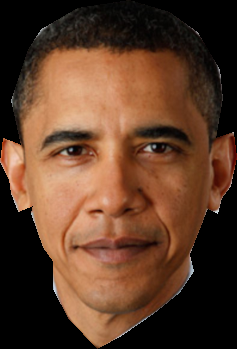
#> input picture Files/Features/InputFace-00/face.png, 237 x 349 px, found by its file name
$ python Generator.py
#> lines starting #> are read from the running program, lines starting #| are printed output that depends on the picture
import numpy as np
import cv2


class Generator:
    def __init__(self):
        self.face_image = np.zeros((500, 500, 3), np.uint8)
        self.face_image[:] = (0, 0, 0)
        self.face_image = self.convert_to_rgba(self.face_image)
#> in convert_to_rgba, `b, g, r = cv2.split(image)`: b: shape (500, 500); every value is 0
#> in convert_to_rgba, `dst = cv2.merge(rgba, 4)`: dst: shape (500, 500, 4); every value is 0

        self.features = {}
        self.model = {'face': {'size': {'x': 280, 'y': 350}, 'x_shift': 0, 'y_shift': 0},
                      'l_ear': {'size': {'x': 45, 'y': 75}, 'x_shift': -120, 'y_shift': 0},
                      'r_ear': {'size': {'x': 45, 'y': 75}, 'x_shift': 120, 'y_shift': 0},
                      'l_eye': {'size': {'x': 50, 'y': 25}, 'x_shift': -50, 'y_shift': -45},
                      'r_eye': {'size': {'x': 50, 'y': 25}, 'x_shift': 50, 'y_shift': -45},
                      'l_eyebrow': {'size': {'x': 55, 'y': 20}, 'x_shift': -50, 'y_shift': -65},
                      'r_eyebrow': {'size': {'x': 55, 'y': 20}, 'x_shift': 50, 'y_shift': -65},
                      'nose': {'size': {'x': 60, 'y': 70}, 'x_shift': 0, 'y_shift': 0},
                      'mouth': {'size': {'x': 90, 'y': 40}, 'x_shift': 0, 'y_shift': 85},
                      'hair': {'size': {'x': 250, 'y': 270}, 'x_shift': 10, 'y_shift': -60}}  #y 130 # x230

    def get_files(self, feature_list):
        for feature in feature_list:
            try:
                feature_img = cv2.imread(feature_list[feature], cv2.IMREAD_UNCHANGED)
#> feature_img is the input picture: shape (349, 237, 4); mean B, G, R, A 40.7, 60.2, 92.7, 174.1
                if feature == 'hair':
                    print("hair")
                    yh, xh, lh = feature_img.shape
                    target_x = xh
                    target_y = yh
                    yf, xf, lf = self.features['face'].shape

                    if self.model['face']['size']['x'] < xh:
                        target_x = self.model['face']['size']['x']+60 # na długie
                        print(self.model['face']['size']['x']," ? ",xh)
                        print("+70")
                    else:
                        target_x = self.model['face']['size']['x'] -30  # na krótkie
                        print(self.model['face']['size']['x'], " ? ", xh)
                    if self.model['face']['size']['y'] < yh:
                        target_y = self.model['face']['size']['y']
                        self.model['hair']['y_shift'] = -50
                    else:
                        target_y = self.model['face']['size']['y']-20
                        self.model['hair']['y_shift'] = -50
                    print(xf, yf)
                    feature_img = cv2.resize(feature_img, (target_x, target_y))
                    self.features[feature] = feature_img
                else:
                    feature_img = cv2.resize(feature_img,
                                             (self.model[feature]['size']['x'], self.model[feature]['size']['y']))
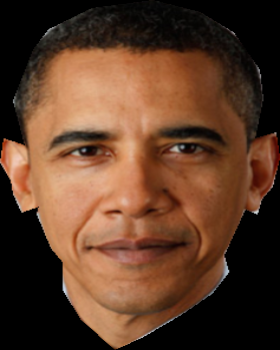
#> feature_img: shape (350, 280, 4); mean B, G, R, A 40.6, 60.1, 92.6, 174.1
                    self.features[feature] = feature_img
            except Exception:
                print("e")
#> pass 2 of the loop in get_files, `for feature in feature_list:`:
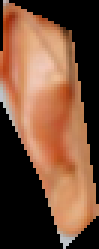
#> input picture Files/Features/InputFace-00/l_ear.png, 33 x 83 px, found by its file name (shown 3 times larger)
#> in get_files, feature_img is the input picture: shape (83, 33, 4); mean B, G, R, A 56.6, 78.9, 117.9, 148.1
#> in get_files, `feature_img = cv2.resize(feature_img, (self.model[feature]['size']['x'..`:
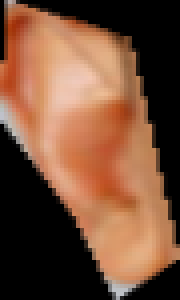
#> feature_img: shape (75, 45, 4) (shown 4 times larger); mean B, G, R, A 56.5, 78.8, 117.8, 148.1
#> pass 3 of the loop in get_files, `for feature in feature_list:`:
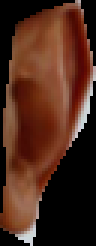
#> input picture Files/Features/InputFace-00/r_ear.png, 32 x 82 px, found by its file name (shown 3 times larger)
#> in get_files, feature_img is the input picture: shape (82, 32, 4); mean B, G, R, A 27.4, 41.2, 76.9, 160.2
#> in get_files, `feature_img = cv2.resize(feature_img, (self.model[feature]['size']['x'..`:
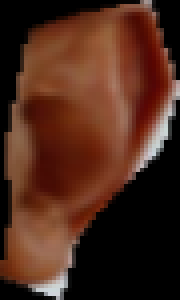
#> feature_img: shape (75, 45, 4) (shown 4 times larger); mean B, G, R, A 27.3, 41.1, 76.8, 160.2
#> the loop made 10 passes; the first 3 are shown

    def insert_feature(self, background, feature_img, x_shift=0, y_shift=0):
#> called with x_shift = 0, y_shift = 0
        def start_point(width, height, center_x, center_y, x_shift=0, y_shift=0):
            return center_x - int(width / 2) + x_shift, center_y - int(height / 2) + y_shift

        def draw_rects(image, rects, color):
            for x1, y1, x2, y2 in rects:
                cv2.rectangle(image, (x1, y1), (x2, y2), color, 2)

        b_height, b_width, b_chan = background.shape
#> b_height = 500; b_width = 500; b_chan = 4
        f_height, f_width, f_chan = feature_img.shape
#> f_height = 350; f_width = 280; f_chan = 4
        p0 = start_point(f_width, f_height, int(b_width / 2), int(b_height / 2), x_shift=x_shift, y_shift=y_shift)
#> p0 = (110, 75)
        x = p0[0]
#> x = 110
        y = p0[1]
#> y = 75
        # draw_rects(background, [[p0[0], p0[1], p0[0] + f_width, p0[1] + f_height]], 127)
        for i in range(f_height):
            for j in range(f_width):
                if feature_img[i, j, 3] == 255:  # sprawdzanie maski
                    try:
                        background[i + y, j + x] = feature_img[i, j]
                    except Exception:
                        break
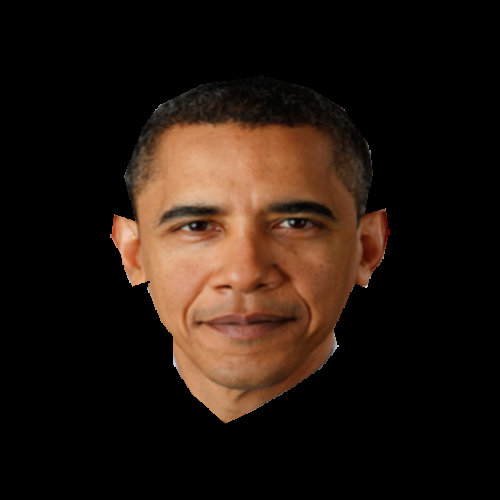
#> background: shape (500, 500, 4); mean of channels 0, 1, 2, 3 15.6, 23.3, 35.9, 67.3; drawn as B, G, R
        return background

    def insert_hair(self, background, feature_img, x_shift=0, y_shift=0):
        def start_point(width, height, center_x, center_y, x_shift=0, y_shift=0):
            return center_x - int(width / 2) + x_shift, center_y - int(height / 2) + y_shift

        def draw_rects(image, rects, color):
            for x1, y1, x2, y2 in rects:
                cv2.rectangle(image, (x1, y1), (x2, y2), color, 2)

        b_height, b_width, b_chan = background.shape
        f_height, f_width, f_chan = feature_img.shape
        p0 = start_point(f_width, f_height, int(b_width / 2), int(b_height / 2), x_shift=x_shift, y_shift=y_shift)
        x = p0[0]
        y = p0[1]
        draw_rects(background, [[p0[0], p0[1], p0[0] + f_width, p0[1] + f_height]], 127)
        for i in range(f_height):
            for j in range(f_width):
                if feature_img[i, j, 3] == 255:  # sprawdzanie maski
                    try:
                        background[i + y, j + x] = feature_img[i, j]
                    except Exception:
                        break
        return background

    def convert_to_rgba(self, image):
        tmp = cv2.cvtColor(image, cv2.COLOR_BGR2GRAY)
        _, alpha = cv2.threshold(tmp, 0, 255, cv2.THRESH_BINARY)
        b, g, r = cv2.split(image)
        rgba = [b, g, r, alpha]
        dst = cv2.merge(rgba, 4)
        return dst

    def write_face(self, path):
        cv2.imwrite(path, self.face_image)

    def create_face(self, eye_distance=50):
        background = self.face_image
        background = self.insert_feature(background, self.features['face'])
#> (the run stopped early here; a loop or call above may not have finished)
